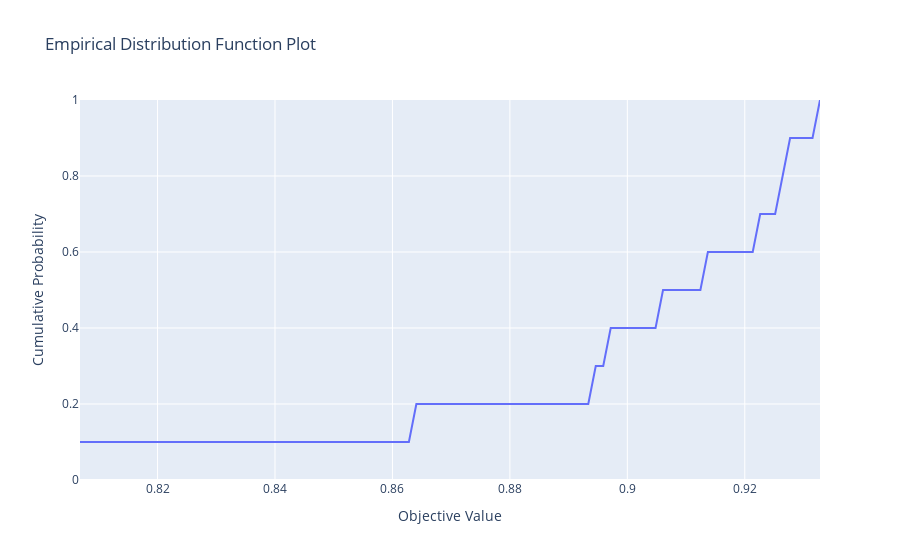

The notebook cell saved with this chart:
### Code cell
fig = optuna.visualization.plot_edf([study])
show(fig)
